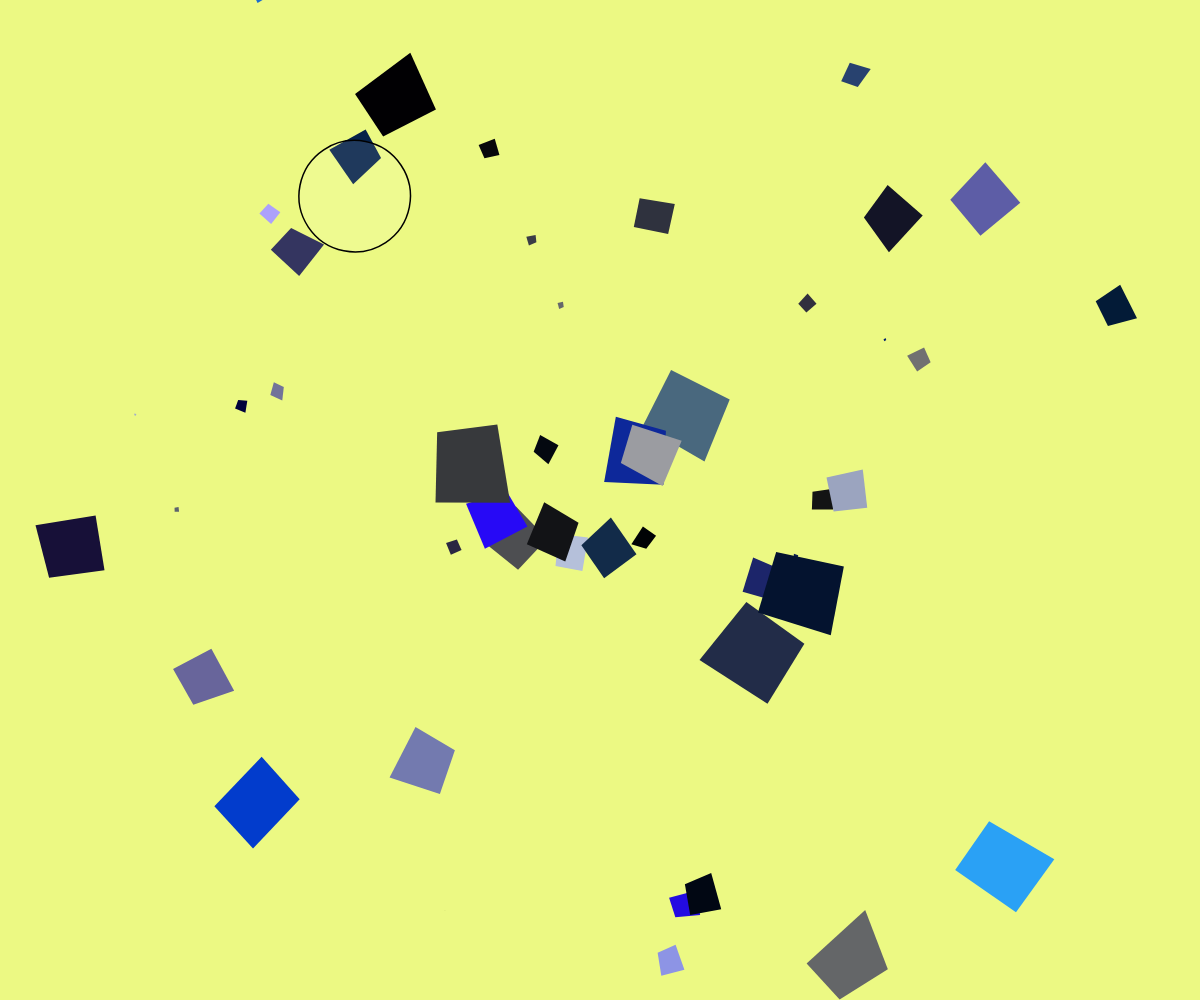
Frame 1 (no input)
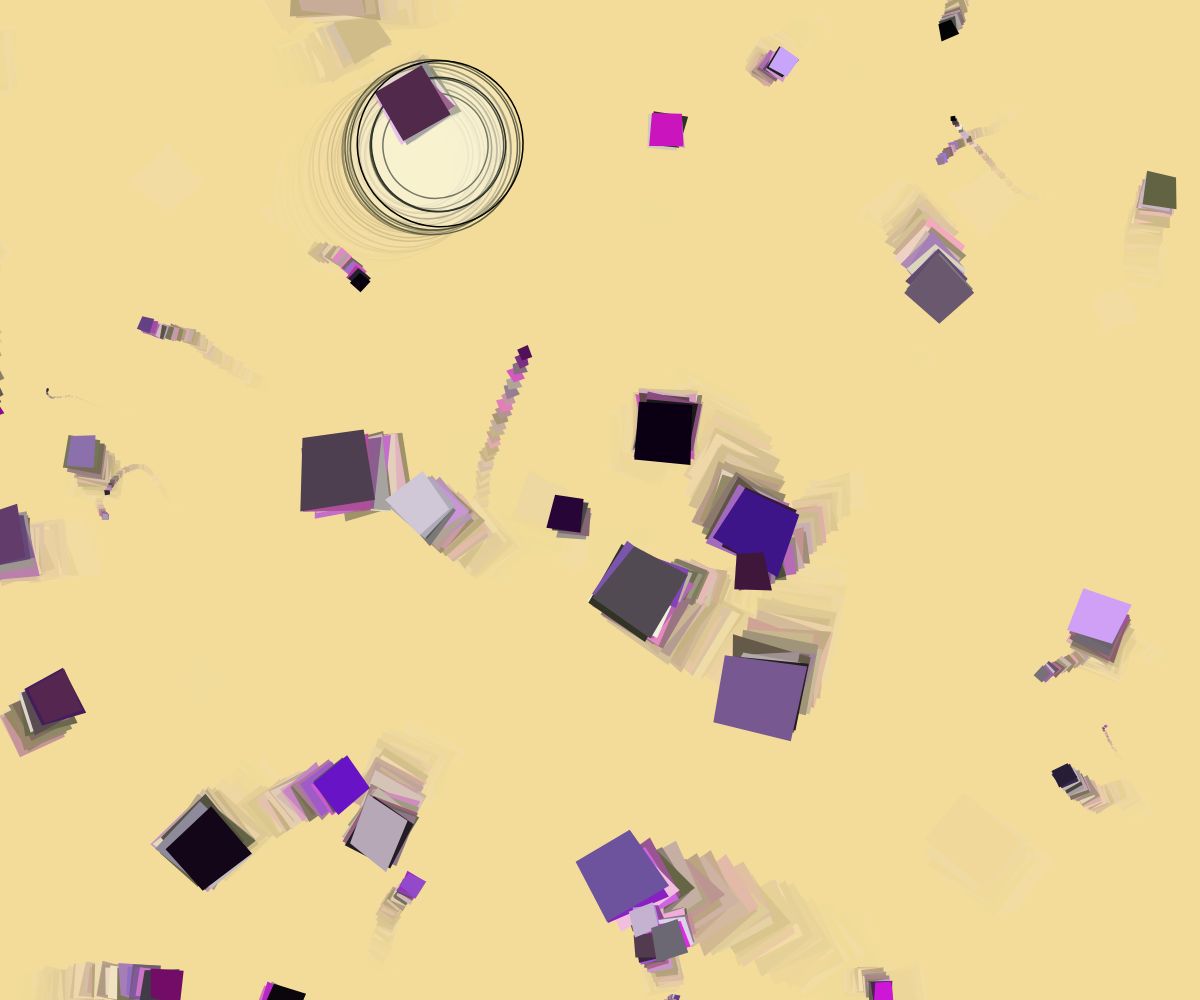
Frame 60 (no input)
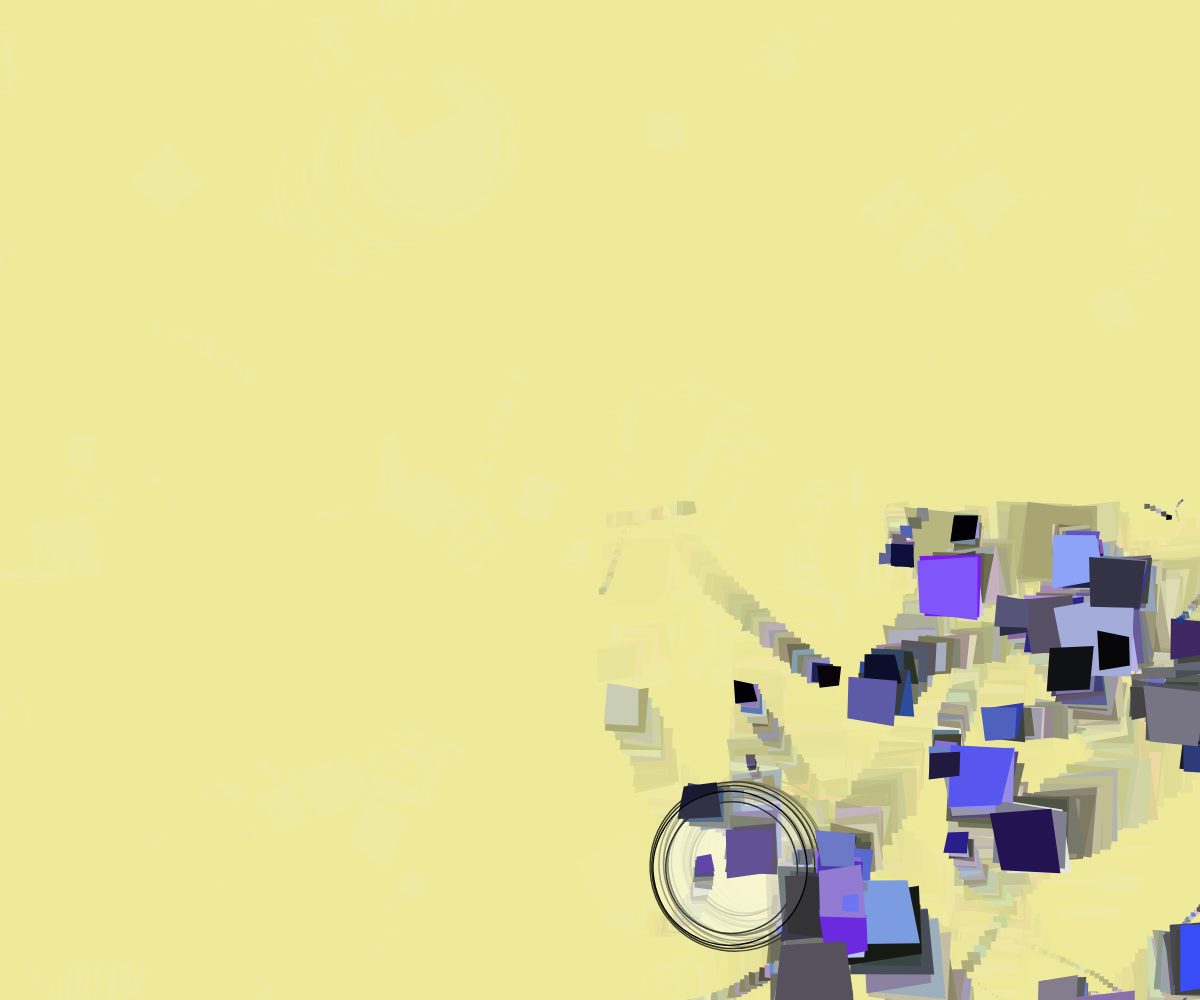
Frame 120 (the mouse pressed at the canvas centre since frame 60)

The p5.js sketch that drew these frames (run headless with seeded random() and noise() and a simulated clock; from frame 60 on, the mouse is pressed at the canvas centre):

// p5.js sketch
// ── sketch.js
let swarm = [];
let num = 50;
let angle = 1;

function setup() {
  createCanvas(windowWidth, windowHeight);
  colorMode(HSB, 360, 100, 100, 100);
  background(70, 50, 100);
  //frameRate(20);
  for (i = 0; i < num; i++){
    swarm.push(new Pixel(random(width), 0, random(2)));
  }
}

function draw() {
  background(random(100), 40, 100, 10);
  //background(200, 10)
  scale(0.5);
  translate(width, height);



  for (i = 0; i < swarm.length; i++) { 
    swarm[i].edges();
    swarm[i].update();
    swarm[i].display();
  }

  push();
  stroke(0);
  strokeWeight(3);
  fill(255, 10);
  rotate(radians(angle));
  //circle(width/2, height/2, random(150,250));
  circle(width/2, height/2, height*random(0.2, 0.35));
  pop();
  angle += 0.25;

}

class Pixel {
  constructor(x, y, m) {
      this.mass = m;
      this.rad = m * (height*0.07);
      this.H = 200;
      this.ts = 30;
      this.loc = createVector(x, y);
      this.vel = createVector(0, 0);
      this.acc = createVector(0, 0);
  }
  
  update(){
      this.acc.add(random(-1,1), random(-1,1));
      this.acc.div(0, this.mass);
      this.vel.add(this.acc);
      this.loc.add(this.vel);
      this.acc.mult(0);
      this.H += 1;
      this.nudge = (-this.rad*0.25,this.rad*0.25);
  }

  display() {
      noStroke();
      //stroke(0);
      fill(this.H + random(50), random(100), random(100));
      //rectMode(CENTER)
      //square(this.loc.x, this.loc.y, this.rad);
      //push();
      let a = atan2(mouseY - height / 2, mouseX - width / 2);
      rotate(a);
      quad(this.loc.x + random(this.nudge), this.loc.y + random(this.nudge),
      this.loc.x+random(this.nudge)+this.rad, this.loc.y + random(this.nudge),
      this.loc.x+random(this.nudge)+this.rad, this.loc.y + random(this.nudge) + this.rad,
      this.loc.x+random(this.nudge), this.loc.y + random(this.nudge) + this.rad);
      //pop();
    }

  edges() {
    if (this.loc.x > width) {
      this.loc.x = 0;
    }
    if (this.loc.x < 0) {
      this.loc.x = width;
    }
    if (this.loc.y > height) {
      this.loc.y = 0;
    }
    if (this.loc.y < 0) {
      this.loc.y = height;
    }

    if (this.H >= 300){
        //this.H = random(250,350)
        this.H = 200;
      }
    }
}

// ── element.js
class Element {
    constructor(x, y, m) {
        this.mass = m;
        this.rad = m * 7;
        this.H = 0;
        this.loc = createVector(x, y);
        this.vel - createVector(0, 0);
        this.accel = createVector(0, 0);
    }

    applyForce(force){
        let f = p5.vector.div(force, this.mass);
        this.accel.add(f);
    }

    update(){
        this.vel.add(this.add);
        this.loc.add(this.vel);
        this.accel.mult(0);
        this.H += 1;
    }

    display() {
        stroke(0);
        fill(this.H+random(50), 100, 100);
        squareMode(CENTER)
        square(this.loc.x, this.loc.y, this.rad * 2);
    }

    edges() {
        if (this.loc.x > width) {
          this.loc.x = 0;
        }
        if (this.loc.x < 0) {
          this.loc.x = width;
        }
        if (this.loc.y > height) {
          this.loc.y = 0;
        }
        if (this.loc.y < 0) {
          this.loc.y = height;
        }
    
        if (this.H >= 360){
          this.H = random(170, 300);
        }
      }
}
